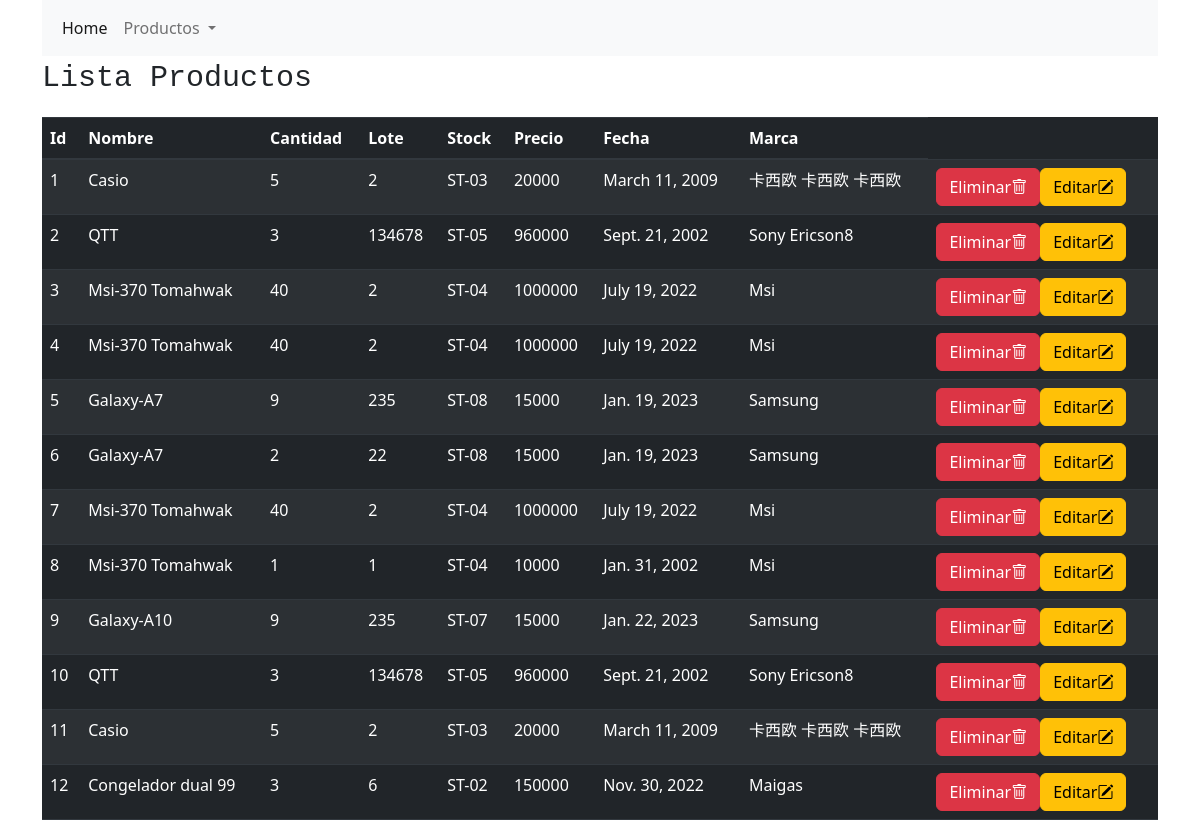
Page /producto_list/ on the committed database.
### Productos/models.py (models this page shows, shortened)
class Productos(models.Model):
    id = models.IntegerField(primary_key=True,verbose_name="ID_producto")
    name = models.CharField(max_length=50, verbose_name="Nombre_Producto")
    cantidad = models.IntegerField()
    lote = models.IntegerField()
    stock = models.CharField(max_length=30)
    precio = models.IntegerField()
    fecha = models.DateField()
    marca = models.CharField(max_length=50)

### Productos/views.py (the view)
# urls.py: path('producto_list/', ProductoListView.as_view(), name='producto_list'),
class ProductoListView(ListView):
    template_name = 'Productos/templates/producto_list.html'
    model = Productos

### Productos/templates/producto_list.html (shortened to what this page needs)
<!DOCTYPE html>
<html lang="en">
<head>
    <link rel="stylesheet" href="https://cdn.jsdelivr.net/npm/bootstrap@4.0.0/dist/css/bootstrap.min.css">
</head>
<body>
    {% extends 'Productos/templates/index.html' %}
    {% block content %}
    <p class="font-monospace" style="font-size: 30px;">Lista Productos</p>
    <table class="table table-dark table-striped">
        <thead>
            <tr >
                <th>Id</th>
                <th>Nombre</th>
                <th>Cantidad</th>
                <th>Lote</th>
                <th>Stock</th>
                <th>Precio</th>
                <th>Fecha</th>
                <th>Marca</th>
            </tr>
        </thead>
        <tbody>
            {% for p in object_list %}
            <tr>
                <td>{{ p.id }}</td>
                <td>{{ p.name }}</td>
                <td>{{ p.cantidad }}</td>
                <td>{{ p.lote }}</td>
                <td>{{ p.stock }}</td>
                <td>{{ p.precio }}</td>
                <td>{{ p.fecha }}</td>
                <td>{{ p.marca }}</td>
                <td>
                    <div class="d-flex">
                        <a class="btn btn-danger" href="{% url 'producto_delete' p.id %}">Eliminar<i class="bi bi-trash"></i></a>
                        <a class="btn btn-warning" href="{% url 'producto_update' p.id %}">Editar<i class="bi bi-pencil-square"></i></a>
                    </div>
                </td>
            </tr>
            {% endfor %}
        </tbody>
    </table>
    {% endblock %}

### Productos/templates/index.html (shortened to what this page needs)
<!DOCTYPE html>
<html lang="es">
<head>
    <link
        href="https://cdn.jsdelivr.net/npm/bootstrap@5.2.1/dist/css/bootstrap.min.css"
        rel="stylesheet"
>
    <link
        rel="stylesheet"
        href="https://cdn.jsdelivr.net/npm/bootstrap-icons@1.9.1/font/bootstrap-icons.css">
    <link rel="stylesheet" href="./index.css">
</head>
<body>
    <div class="container">
        <nav class="navbar navbar-expand-lg bg-light">
            <div class="container-fluid">
                <div class="collapse navbar-collapse" id="navbarSupportedContent">
                    <ul class="navbar-nav me-auto mb-2 mb-lg-0">
                        <li class="nav-item">
                            <a class="nav-link active" aria-current="page" href="{% url '' %}">Home</a>
                        </li>
                        <li class="nav-item dropdown">
                            <a class="nav-link dropdown-toggle" href="#" role="button" data-bs-toggle="dropdown" aria-expanded="false">
                              Productos
                            </a>
                          </li>
                    </ul>
                </div>
            </div>
        </nav>
    </div>
    <div class="container">
        {% block content %}{% endblock %}
    </div>
</body>
</html>

### rows in the picture
Productos: id "1", name "Casio", cantidad "5", lote "2", stock "ST-03", precio "20000", fecha "March 11, 2009", marca "卡西欧 卡西欧 卡西欧"
Productos: id "2", name "QTT", cantidad "3", lote "134678", stock "ST-05", precio "960000", fecha "Sept. 21, 2002", marca "Sony Ericson8"
Productos: id "3", name "Msi-370 Tomahwak", cantidad "40", lote "2", stock "ST-04", precio "1000000", fecha "July 19, 2022", marca "Msi"
Productos: id "4", name "Msi-370 Tomahwak", cantidad "40", lote "2", stock "ST-04", precio "1000000", fecha "July 19, 2022", marca "Msi"
Productos: id "5", name "Galaxy-A7", cantidad "9", lote "235", stock "ST-08", precio "15000", fecha "Jan. 19, 2023", marca "Samsung"
Productos: id "6", name "Galaxy-A7", cantidad "2", lote "22", stock "ST-08", precio "15000", fecha "Jan. 19, 2023", marca "Samsung"
Productos: id "7", name "Msi-370 Tomahwak", cantidad "40", lote "2", stock "ST-04", precio "1000000", fecha "July 19, 2022", marca "Msi"
Productos: id "8", name "Msi-370 Tomahwak", cantidad "1", lote "1", stock "ST-04", precio "10000", fecha "Jan. 31, 2002", marca "Msi"
Productos: id "9", name "Galaxy-A10", cantidad "9", lote "235", stock "ST-07", precio "15000", fecha "Jan. 22, 2023", marca "Samsung"
Productos: id "10", name "QTT", cantidad "3", lote "134678", stock "ST-05", precio "960000", fecha "Sept. 21, 2002", marca "Sony Ericson8"
Productos: id "11", name "Casio", cantidad "5", lote "2", stock "ST-03", precio "20000", fecha "March 11, 2009", marca "卡西欧 卡西欧 卡西欧"
Productos: id "12", name "Congelador dual 99", cantidad "3", lote "6", stock "ST-02", precio "150000", fecha "Nov. 30, 2022", marca "Maigas"
